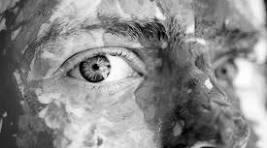
#> input picture grayscale_image.jpg, 267 x 148 px, found by its file name
$ python grayscale.py
#> lines starting #> are read from the running program, lines starting #| are printed output that depends on the picture
import imageio.v2 as img
import numpy as np
import matplotlib.pyplot as plt

path = 'C:\\SMT_5\\Pengolahan_Citra\\grayscale_image.jpg'
imgN = img.imread(path)
#> imgN is the input picture: shape (148, 267); min 0, max 255, mean 137.8

imgG = imgN
histogram, bin_edges = np.histogram(imgG, bins=256, range=(0, 255))
#> histogram = 256 values, max 266 at index 192, min 7 at index 1, mean 154.4; bin_edges = 257 values from 0 to 255

plt.figure(figsize=(10, 6))

plt.subplot(2,2,1)
plt.imshow(imgN)
plt.title("Image Grayscale ")

plt.subplot(2,2,2)
plt.plot(bin_edges[0:-1], histogram, color='black')
plt.title("Histogram Grayscale ")
plt.xlabel("Pixel Intensity ")
plt.ylabel("Frequency")
plt.grid(True)
plt.show()
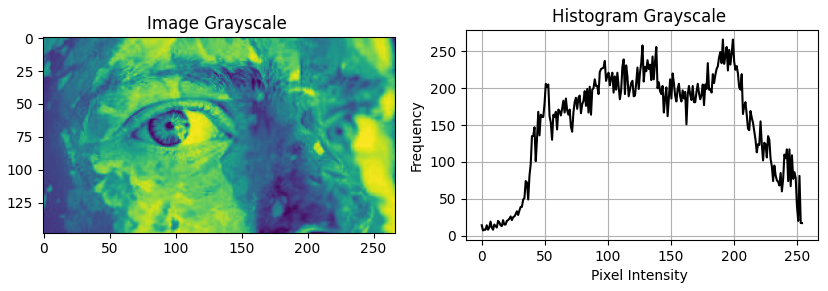
#> figure drawn by matplotlib, 2 panels; panel 2: curve peaks at x = 191.2, y = 266
